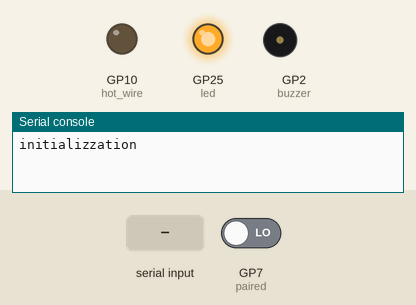
The program below on a simulated Raspberry Pi Pico running MicroPython. Parts: output pins drawn as LEDs (lit = HIGH), buzzer (waves = sounding, pin HIGH), the last lines printed to the serial console. Inputs (shaded band) come from the test bench; at power-on: GP7 (paired) LOW.

Above: at 1.2 s.
1.3 s: GP7 (paired) driven HIGH
At 1.75 s:
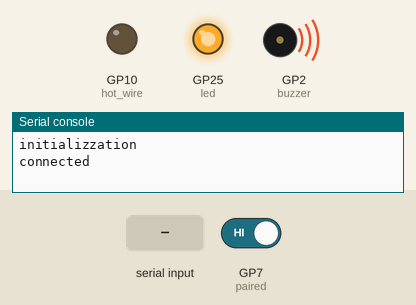
3.5 s: "1\n" received over the second serial link
Timing chart, 0 to 6.5 s (numbered marks = the images above; inputs shaded):
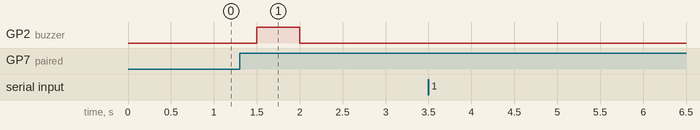

The program:

elettronica_lite_no_barometro.py
```python
from time import sleep
import time as Time
from machine import Pin, I2C, UART, PWM


def read_bt():
    command = ""
    if bt.any() > 0:
        command = bt.read().decode('utf-8')
    return command

def get_time(start_time):
    time = Time.ticks_ms()
    deltaT = time - start_time
    return deltaT


buzzer = Pin(2,  Pin.OUT)
buzzer.value(0)
led= Pin(25, Pin.OUT)
led.value(1)

led.value(1)
bt = UART(1,9600)
paired = Pin(7, Pin.IN)


hot_wire = Pin(10,Pin.OUT,Pin.PULL_DOWN)
hot_wire.value(0)

print("initializzation")

message=""
connected_flag=False
while True:
    while True:
        if not connected_flag and paired.value():
            connected_flag = True
            bt.write("rocket connected\r\n")
            print("connected")
            buzzer.value(1)
            sleep(0.5)
            buzzer.value(0)


        if paired.value():
            bt_command = read_bt()
            if bt_command:
                print(bt_command)
                if bt_command == "start\r\n":
                    bt.write("started succesfully\r\n")
                    break
                if bt_command == "ping\r\n":
                    bt.write("ping received\r\n")
                    print("ping received")
                    buzzer.value(1)
                    sleep(0.5)
                    buzzer.value(0)
        else:
            connected_flag = False
            sleep(0.5)


    start_time = Time.ticks_ms()
    open_chute = False
    start_flag = True
    flag2=True
    close_wire = False


    while True:

        time = get_time(start_time)
        bt_command = read_bt()

        if bt_command == "restart\r\n":
            bt.write("restarting the program \n")
            buzzer.value(0)
            restart = True
            break

        if not open_chute and (time >= 3000 or bt_command == "open chute\r\n"):
            print("chute opened")
            bt.write("chute opened\n")
            open_chute = True
            open_chute_time = time
            hot_wire.value(1)


        if open_chute:
            if not close_wire and (time-open_chute_time >= 1000):
                hot_wire.value(0)
                close_wire = True
                print("chiuso")

            if flag2 and time > 12000:
                buzzer.value(1)
                flag2 = False
```

Measured:
- after the input at 1.3 s, GP2 (buzzer): LOW → HIGH after 0.20 s, → LOW 0.50 s later
